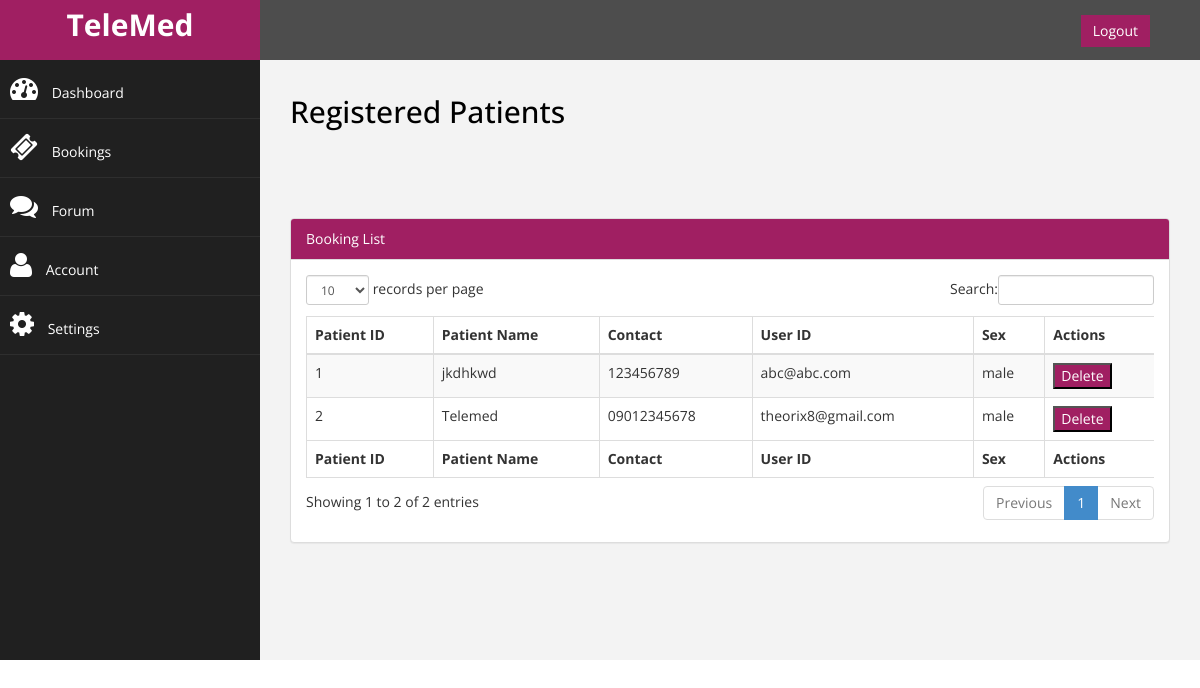
Screenshot of /admin/admin_list_patients.php (signed in) with the database file from the repository.
### tables this page shows
CREATE TABLE `patients` (
  `id` int NOT NULL,
  `name` varchar(30) NOT NULL,
  `phone` varchar(15) NOT NULL,
  `email` varchar(30) NOT NULL,
  `pass` varchar(30) NOT NULL,
  `sex` varchar(30) NOT NULL
);

### admin/admin_list_patients.php (the view, shortened to what this page needs)
<?php
include("header.php");
include_once '../database.php';
$query = "SELECT * FROM patients";
$result = mysqli_query($conn,$query);
?>
                <div class="row">
                    <div class="col-md-12">
                     <h2 style="color:black">Registered Patients</h2>
						<br>
						<br><br><br>
                    </div>
                </div>
            <div class="row">
                <div class="col-md-12">
                    <div class="panel panel-default">
                        <div class="panel-heading"  style="background-color:#a01f62;color:white;">
                             Booking List
                        </div>
                        <div class="panel-body">
                            <div class="table-responsive">
                                <table class="table table-striped table-bordered table-hover" id="dataTables-example">
                                    <thead>
                                        <tr>
                                            <th>Patient ID</th>
                                            <th>Patient Name</th>
                                            <th>Contact</th>
											<th>User ID</th>
                                            <th>Sex</th>
											<th>Actions</th>
                                        </tr>
                                    </thead>
									<tfoot>
                                        <tr>
                                            <th>Patient ID</th>
                                            <th>Patient Name</th>
                                            <th>Contact</th>
											<th>User ID</th>
											<th>Sex</th>
											<th>Actions</th>
                                        </tr>
                                    </tfoot>
                                    <tbody>
										<?php
					while($row = mysqli_fetch_array($result)){
							echo "<tr><td >" . $row['id'] . "</td>
							<td>" . $row['name'] . "</td><td>" . $row['phone'] . "</td><td >" . $row['email'] . "</td>
							<td >" . $row['sex'] . "</td>
							<td><div class='field-actions'>
                            <div class='btn-group'>
							<form action='admin_list_booking.php' method='post'>
							  <button   name='delete_id' style='background-color:#a01f62;color:white;'  value='" . $row['id'] . "'   type='submit'>Delete</button>
							</from></div></div></td></tr>";
						}
				?>
                                    </tbody>
                                </table>
                            </div>
                        </div>
                    </div>
                </div>
            </div>
    </div>
            <?php
include("footer.php");
?>

### admin/assets/css/custom.css (style rules this page uses)
body { font-family: 'Open Sans', sans-serif; }
h2 { color: #f00; }

### rows the page displays
patients: id "1", name "jkdhkwd", phone "123456789", email "abc@abc.com", sex "male"
patients: id "2", name "Telemed", phone "09012345678", email "theorix8@gmail.com", sex "male"
